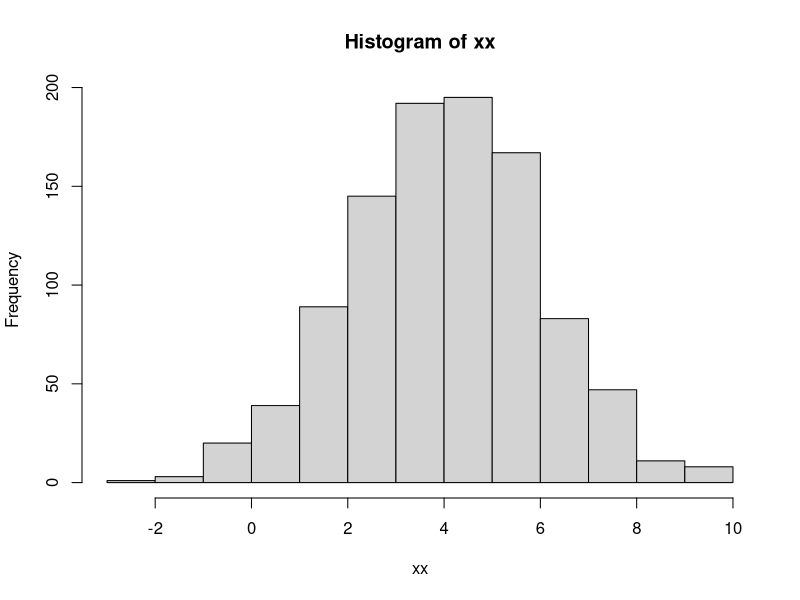
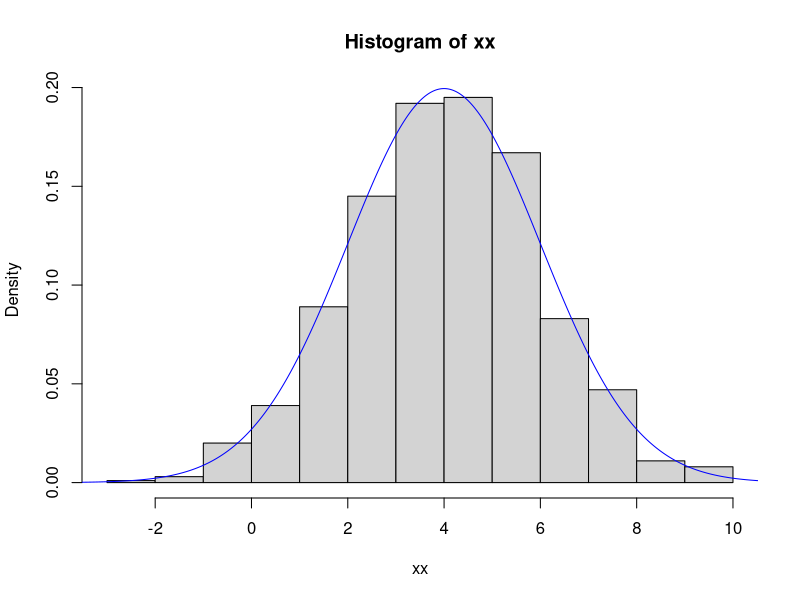
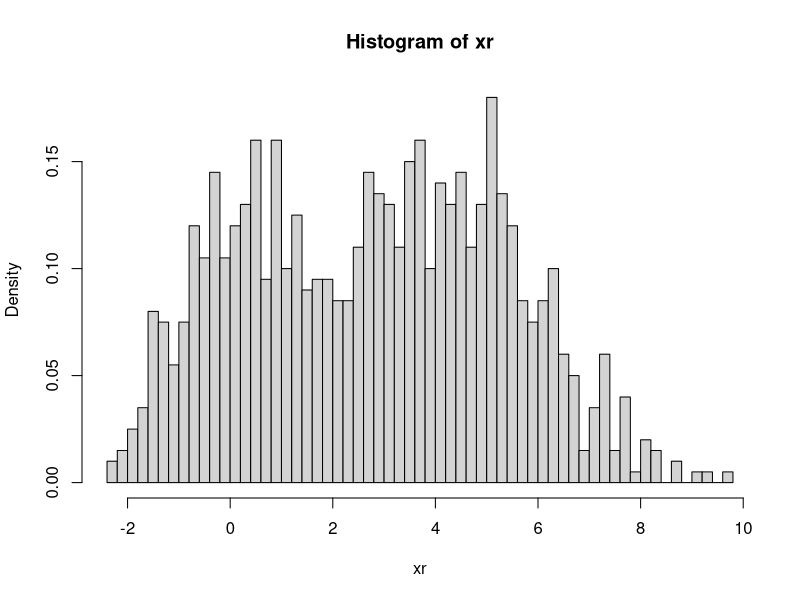

Here is the R script that generated these plots, in order:
set.seed(782)
x = matrix(runif(30), nrow = 10)

apply(x, 2, function(x) {c(mean(x), sd(x))})

set.seed(782)
xp = matrix(runif(30), nrow = 10)
xp
rownum = nrow(xp)
colnum = ncol(xp)

for (i in 1:colnum) {
  col.mean = mean(xp[,i])
  col.sd = sd(xp[,i])
  xp[, i] = (xp[, i] - col.mean) / col.sd
}

xp
apply(xp, 2, mean)
apply(xp, 2, sd)

set.seed(782)
xp2 = matrix(runif(30), nrow = 10)
xp2

sweep(sweep(xp2, 2, apply(xp2, 2, mean)), 2, apply(xp2, 2, sd), "/" )

set.seed(782)
x1 = round(rnorm(15), 3)
x1

sort(x1)
sort(x1, decreasing = TRUE)

x2 = matrix(x1, nrow = 5)
x2

o = order(x2[,2], decreasing = TRUE)

x3 = x2[o,]
x3

x4 = apply(x2, 2, function(x) x = x[order(x, decreasing = TRUE)])
x4

xx = rnorm(1000, 4, 2)
min(xx)
max(xx)
hist(xx)
hist(xx, freq = FALSE)

z = seq(-5, 13, length.out = 1000)
xd = dnorm(z, 4, 2)
xd
min(xd)
max(xd)
lines(z, y = xd, type = "l", col = "blue")

xr = rnorm(1000, rep(c(0, 4), c(300, 700)), rep(c(1, 2), c(300, 700)))
xr
hist(xr, breaks = 50, freq = FALSE)